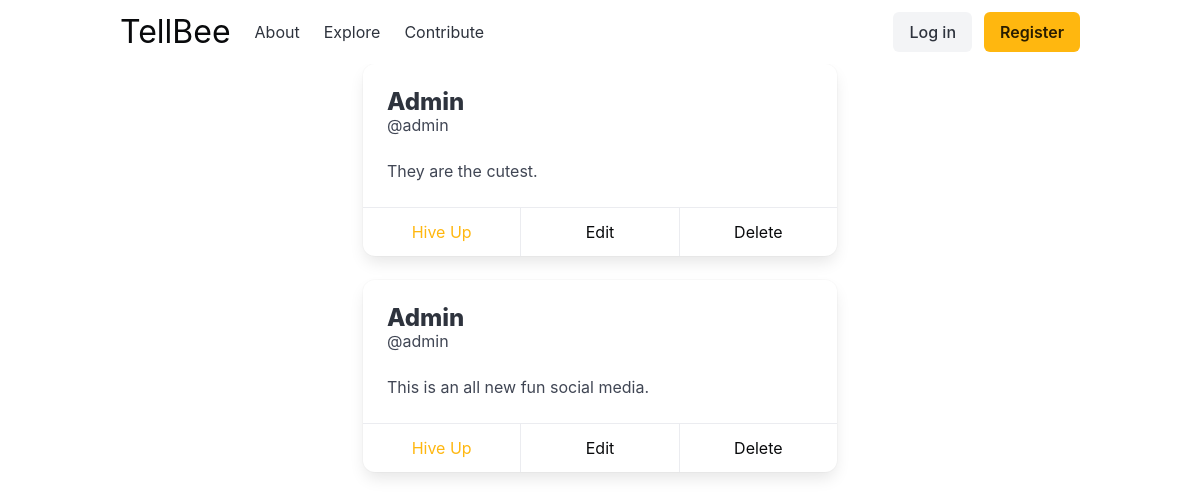
/buzz/, run on an earlier commit of the app's database.
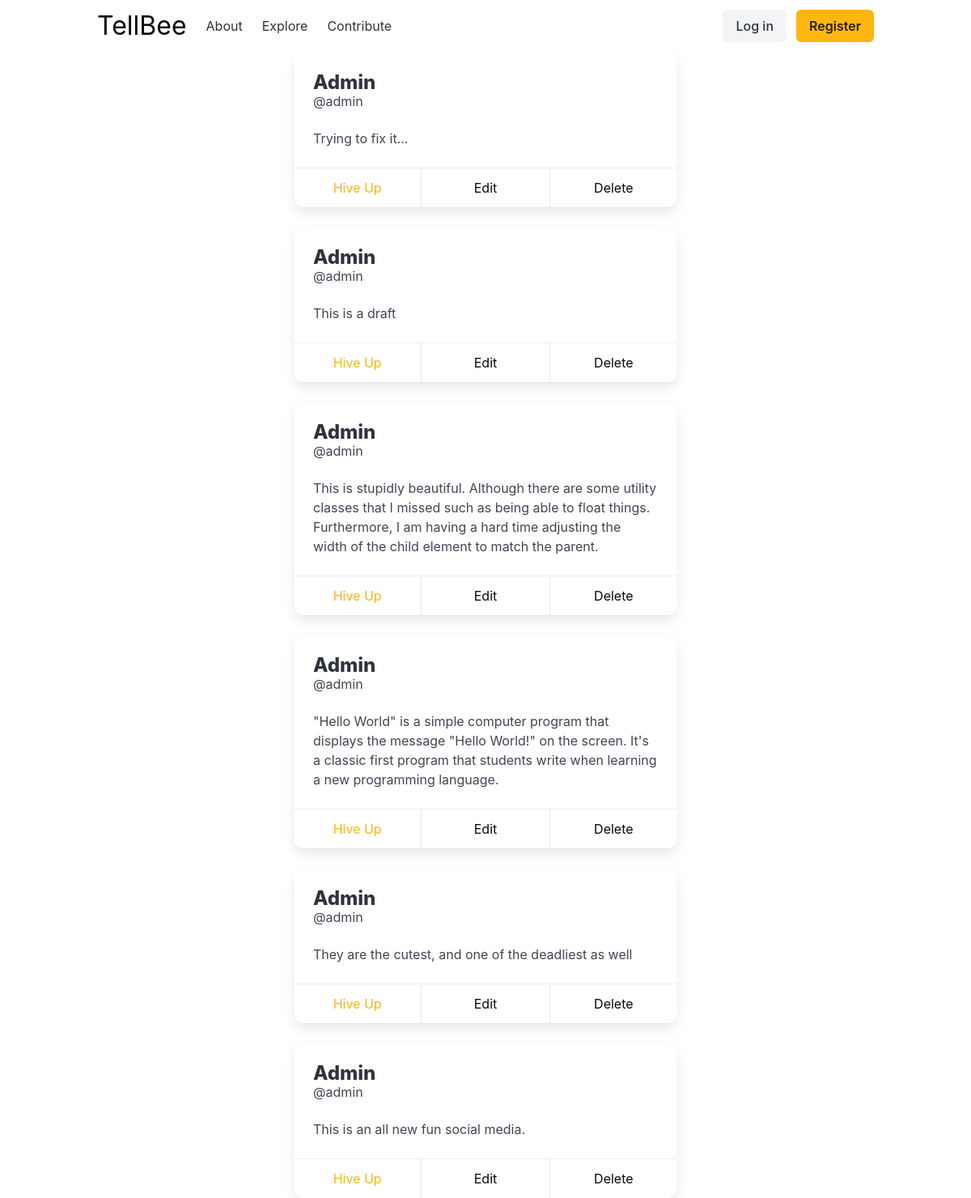
And on a later commit of the database.
### buzz/models.py (models this page shows, shortened)
class Buzz(models.Model):
    class Status(models.TextChoices):
        PUBLISHED = 'PBL', 'Published'
        DRAFT = 'DFT', 'Draft'
    title = models.CharField(max_length=250)
    body = models.TextField()
    slug = models.SlugField(max_length=250, unique_for_date='publish')
    publish = models.DateTimeField(default=timezone.now)
    created = models.DateTimeField(auto_now_add=True)
    updated = models.DateTimeField(auto_now=True)
    author = models.ForeignKey(
        to=settings.AUTH_USER_MODEL,
        on_delete=models.CASCADE,
        related_name='buzzes'
    )
    status = models.CharField(
        max_length=3,
        choices=Status,
        default=Status.DRAFT
    )
    objects = models.Manager()
    published = BuzzPublishedManager()
    class Meta:
        verbose_name_plural = 'Buzzes'
        ordering = ['-publish']
        indexes = [
            models.Index(fields=['-publish'])
        ]

### buzz/views.py (the view)
def buzz_list(request):
    buzzes = Buzz.published.all()
    return render(
        request=request,
        template_name='buzz/list.html',
        context={ 'buzzes': buzzes }
    )

### buzz/models.py (called while the page is built)
    def get_queryset(self):
        return (
            super().get_queryset().filter(status=Buzz.Status.PUBLISHED)
        )

### templates/buzz/list.html (shortened to what this page needs)
{% extends "base.html" %}
{% block content %}
  <div class="fixed-grid has-4-cols">
    <div class="grid">
      <div class="cell">
      </div>
      <div class="cell is-col-span-2">
        {% block center %}
          {% for buzz in buzzes %}
            {% include "components/buzz.html" with buzz=buzz %}
          {% endfor %}
        {% endblock center %}
      </div>
      <div class="cell">
      </div>
    </div>
  </div>
{% endblock content %}

### templates/base.html (shortened to what this page needs)
<!DOCTYPE html>
<html lang="en">
<head>
  <link
    rel="stylesheet"
    href="https://cdn.jsdelivr.net/npm/bulma@1.0.2/css/bulma.min.css"
  >
</head>
<body>
  <header class="container">
    {% if not user.is_authenticated %}
      {% include "navbar.html" %}
    {% endif %}
  </header>
  <main class="container">
    {% block content %}
    {% endblock content %}
  </main>
</body>
</html>

### templates/navbar.html
<nav class="navbar" role="navigation" aria-label="main navigation">
  <div id="navbar-main" class="navbar-menu">
    <ul class="navbar-start">
      <li class="navbar-brand">
        <h1 class="navbar-item is-size-3">
          <a class="has-text-black" href="#">
            TellBee
          </a>
        </h1>
      </li>
      <li class="navbar-item">
        <a class="has-text-dark" href="#">About</a>
      </li>
      <li class="navbar-item">
        <a class="has-text-dark" href="#">Explore</a>
      </li>
      <li class="navbar-item">
        <a class="has-text-dark" href="#">Contribute</a>
      </li>
    </ul>
    <ul class="navbar-end">
      <li class="navbar-item">
        <div class="buttons">
          <a href="" class="button is-light">Log in</a>
          <a href="#" class="button is-warning"><strong>Register</strong></a>
        </div>
      </li>
    </ul>
  </div>
</nav>

### templates/components/buzz.html
<div class="card">
  <div class="card-content">
    <div class="media">
      <div class="media-content">
        <p class="title is-4">
          {% if buzz.author.first_name %}
            {{ buzz.author.first_name }}
          {% else %}
            {{ buzz.author.username|title }}
          {% endif %}
        </p>
        <p class="subtitle is-6">@{{ buzz.author.username }}</p>
      </div>
    </div>
    <div class="content">
      {{ buzz.body }}
    </div>
  </div>
  <footer class="card-footer">
    <a href="#" class="card-footer-item has-text-warning">Hive Up</a>
    <a href="#" class="card-footer-item has-text-black">Edit</a>
    <a href="#" class="card-footer-item has-text-black">Delete</a>
  </footer>
</div>

What changed in the data, as far as the page shows it:
removed Buzz: author.username "Admin", author.username "admin", body "They are the cutest."
added Buzz: author.username "Admin", author.username "admin", body "Trying to fix it..."
added Buzz: author.username "Admin", author.username "admin", body "This is a draft"
added Buzz: author.username "Admin", author.username "admin", body "This is stupidly beautiful. Although there are some utility classes that I missed such as being able to float things. Furthermore, I am having a hard time adjusting the width of the child element to match the parent."
added Buzz: author.username "Admin", author.username "admin", body "\"Hello World\" is a simple computer program that displays the message \"Hello World!\" on the screen. It's a classic first program that students write when learning a new programming language."
now on this page (row edited): Buzz: author.username "Admin", author.username "admin", body "They are the cutest, and one of the deadliest as well"
